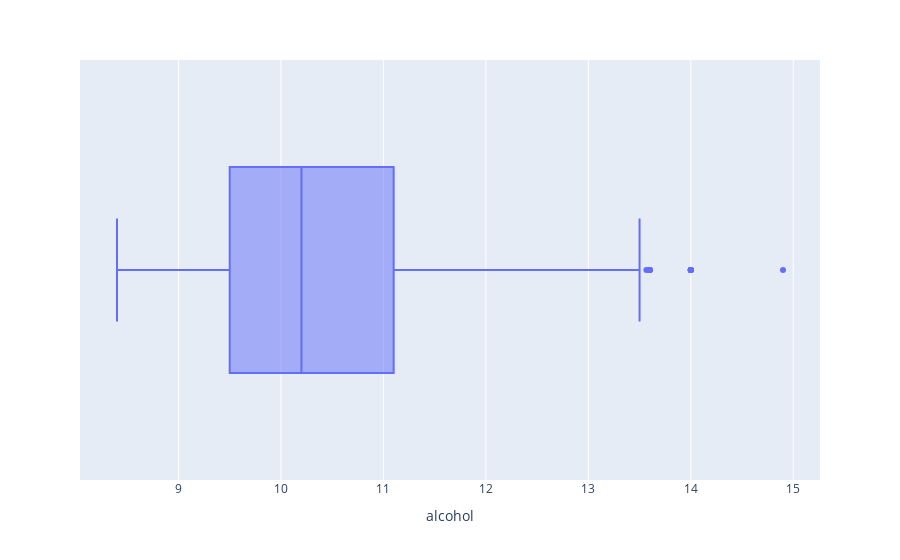

Here is the notebook cell this chart was saved with:
### Markdown cell above
A box plot provides a visual summary of a set of data, including the minimum, first quartile, median, third quartile, and maximum. The box in the plot represents the first quartile to the third quartile, with a vertical line inside the box indicating the median. The x-axis represents the data being plotted, while the y-axis shows the frequency distribution. To exemplify the box plot, we come back to the wine dataset. If you need more information, you can visit the page: https://plotly.com/python/box-plots/

### Code cell
fig6 = px.box(df1, x="alcohol")
fig6.show()

### Figure 1 — Plotly figure (JSON) as saved in the notebook; plotly's stock layout.template omitted (floating-point values rounded to 4 significant figures; data arrays with more than 128 entries replaced by an {"elided": "..."} marker saying what was removed)
{"data": [{"alignmentgroup": "True", "hovertemplate": "alcohol=%{x}<extra></extra>", "legendgroup": "", "marker": {"color": "#636efa"}, "name": "", "notched": false, "offsetgroup": "", "orientation": "h", "showlegend": false, "type": "box", "x": {"elided": "1599 float values"}, "x0": " ", "xaxis": "x", "y0": " ", "yaxis": "y"}], "layout": {"boxmode": "group", "legend": {"tracegroupgap": 0}, "margin": {"t": 60}, "xaxis": {"anchor": "y", "domain": [0, 1], "title": {"text": "alcohol"}}, "yaxis": {"anchor": "x", "domain": [0, 1]}}}
